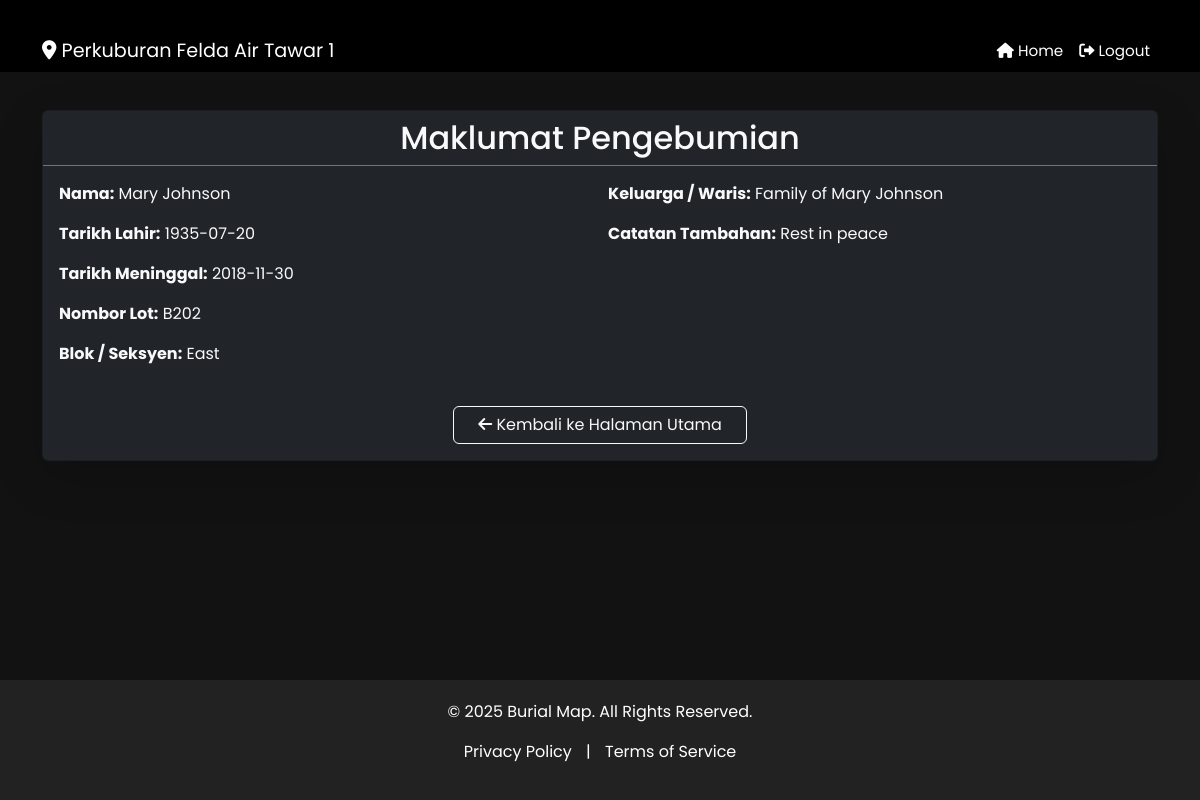
Page /grave/2 (signed in) on the committed database.
### models.py (models this page shows)
class Grave(db.Model):
    id = db.Column(db.Integer, primary_key=True)
    name = db.Column(db.String(100), nullable=False)
    date_of_birth = db.Column(db.String(20))
    date_of_death = db.Column(db.String(20))
    lot_number = db.Column(db.String(50))
    section = db.Column(db.String(50))
    picture_url = db.Column(db.String(200))
    family_details = db.Column(db.Text)
    notes = db.Column(db.Text)

### app.py (the view)
@app.route('/grave/<int:grave_id>')
def grave_detail(grave_id):
    user_id = session.get('user_id')
    if not user_id:
        flash('Sila log masuk untuk melihat maklumat kubur secara terperinci.', 'error')
        return redirect(url_for('login'))
    grave = Grave.query.get_or_404(grave_id)
    return render_template('grave_detail.html', grave=grave)

### templates/grave_detail.html (shortened to what this page needs)
{% extends "base.html" %}
{% block content %}
<div class="container">
    <div class="card bg-dark text-light shadow-lg mb-4" style="animation: fadeIn 0.8s ease-out;">
        <div class="card-header border-bottom border-secondary">
            <h2 class="mb-0 text-center">Maklumat Pengebumian</h2>
        </div>
        <div class="card-body">
            <div class="row g-3">
                <div class="col-md-6">
                    <p><strong>Nama:</strong> {{ grave.name }}</p>
                    <p><strong>Tarikh Lahir:</strong> {{ grave.date_of_birth }}</p>
                    <p><strong>Tarikh Meninggal:</strong> {{ grave.date_of_death }}</p>
                    <p><strong>Nombor Lot:</strong> {{ grave.lot_number }}</p>
                    <p><strong>Blok / Seksyen:</strong> {{ grave.section }}</p>
                </div>
                <div class="col-md-6">
                    <p><strong>Keluarga / Waris:</strong> {{ grave.family_details }}</p>
                    <p><strong>Catatan Tambahan:</strong> {{ grave.notes }}</p>
                </div>
            </div>
            <div class="text-center mt-4">
                <a href="{{ url_for('home') }}" class="btn btn-outline-light px-4">
                    <i class="fas fa-arrow-left"></i> Kembali ke Halaman Utama
                </a>
            </div>
        </div>
    </div>
</div>
{% endblock %}

### templates/base.html (style rules this page uses)
html, body { height: 100%; margin: 0; font-family: 'Poppins', sans-serif; }
body { background-color: #121212; color: #fff; display: flex; flex-direction: column; justify-content: space-between; }
h1, h2 { font-weight: 500; text-align: center; margin-bottom: 20px; }
.container { margin-top: 30px; }

### rows in the picture
Grave: name "Mary Johnson", date_of_birth "1935-07-20", date_of_death "2018-11-30", lot_number "B202", section "East", family_details "Family of Mary Johnson", notes "Rest in peace"
